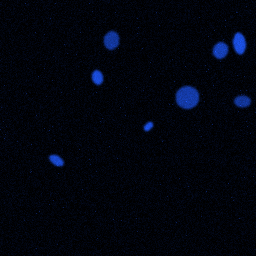
#> input picture data/nuclei_dataset/test/images/test_000.png, 256 x 256 px; its folder holds 3 pictures in this run
$ python run_task1_eda.py
#> lines starting #> are read from the running program, lines starting #| are printed output that depends on the picture
### src/imaging_pipeline/config.py
"""Project-wide paths and constants."""

from pathlib import Path

PROJECT_ROOT = Path(__file__).resolve().parents[2]

DATA_DIR = PROJECT_ROOT / "data" / "nuclei_dataset"
TRAIN_DIR = DATA_DIR / "train"
VAL_DIR = DATA_DIR / "val"
TEST_DIR = DATA_DIR / "test"
TEST_CORRUPTED_DIR = DATA_DIR / "test_corrupted"

OUTPUT_DIR = PROJECT_ROOT / "outputs"
FIGURE_DIR = OUTPUT_DIR / "figures"
METRICS_DIR = OUTPUT_DIR / "metrics"
RECORDS_DIR = OUTPUT_DIR / "records"

for d in [FIGURE_DIR, METRICS_DIR, RECORDS_DIR]:
    d.mkdir(parents=True, exist_ok=True)

# Image geometry
IMAGE_SIZE = (256, 256)

# Ollama models
VLM_MODEL = "llama3.2-vision"
TEXT_LLM_MODEL = "llama3.2"

# Modality/dataset description (fixed facts about this assignment's data,
# used to keep prompts and report text consistent)
MODALITY_NAME = "fluorescence microscopy (DAPI-style stained nuclei)"

### src/imaging_pipeline/data_prep.py
"""Task 1: data preparation and EDA.

Loads the nuclei dataset's RGB images, converts them to grayscale, resizes
to a common target size (a no-op here since the dataset is already
256x256, but implemented generically so the pipeline would still work on a
dataset with mixed original sizes), and produces summary EDA (a sample
grid and an intensity histogram).
"""

from pathlib import Path

import numpy as np
import matplotlib.pyplot as plt
from skimage import io, color, transform, exposure

from imaging_pipeline.config import IMAGE_SIZE


def list_image_paths(split_dir: Path) -> list:
    """All image file paths in a split's images/ subfolder, sorted."""
    return sorted((split_dir / "images").glob("*.png"))


def load_rgb(path: Path) -> np.ndarray:
    """Load an image as float RGB in [0, 1]."""
    img = io.imread(path)
    if img.ndim == 2:
        img = color.gray2rgb(img)
    if img.shape[-1] == 4:  # drop alpha if present
        img = img[..., :3]
    return exposure.rescale_intensity(img.astype(np.float32), in_range="image", out_range=(0, 1)) \
        if img.max() > 1.0 else img.astype(np.float32)


def to_grayscale(img_rgb: np.ndarray) -> np.ndarray:
    """Convert an RGB float image in [0, 1] to grayscale, float in [0, 1].

    Uses skimage's standard luminosity weighting (0.2125 R + 0.7154 G +
    0.0721 B), which is appropriate even for a blue-dominant fluorescence
    channel -- it just means the blue channel contributes least to the
    weighted sum while still being the channel carrying almost all the
    signal here, so the result tracks the original blue intensity closely.
    """
    return color.rgb2gray(img_rgb)


def resize_to_common_size(img: np.ndarray, size: tuple = IMAGE_SIZE) -> np.ndarray:
    """Resize (grayscale or RGB) image to `size`. No-op in practice for
    this dataset (already 256x256) but implemented generically."""
    if img.shape[:2] == size:
        return img
    return transform.resize(img, size, anti_aliasing=True, preserve_range=True).astype(img.dtype)


def preprocess_split(split_dir: Path) -> list:
    """Load every image in a split, convert to grayscale, resize.

    Returns a list of dicts: {"stem": str, "rgb": ndarray, "gray": ndarray}.
    """
    records = []
    for path in list_image_paths(split_dir):
        rgb = load_rgb(path)
#> in load_rgb, img is the input picture: shape (256, 256, 3); mean R, G, B 1.3, 4.5, 13.7
        rgb_resized = resize_to_common_size(rgb, IMAGE_SIZE)
        gray = to_grayscale(rgb_resized)
#> in to_grayscale, `return color.rgb2gray(img_rgb)`:
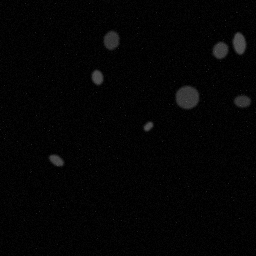
#> returned value: shape (256, 256) float32; min 0, max 0.347, mean 0.0177
#> pass 2 of the loop in preprocess_split, `for path in list_image_paths(split_dir):`:
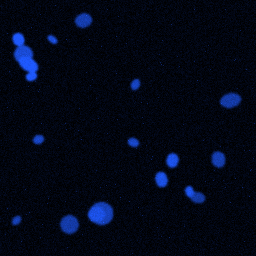
#> input picture data/nuclei_dataset/test/images/test_001.png, 256 x 256 px
#> in load_rgb, img is the input picture: shape (256, 256, 3); mean R, G, B 2.3, 7.6, 22.7
#> in to_grayscale (call 2), `return color.rgb2gray(img_rgb)`:
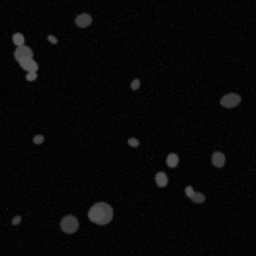
#> returned value: shape (256, 256) float32; min 0, max 0.347, mean 0.0297
#> pass 3 of the loop in preprocess_split, `for path in list_image_paths(split_dir):`:
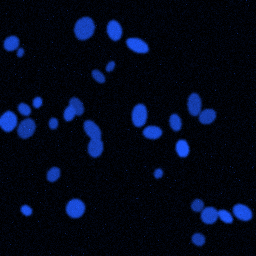
#> input picture data/nuclei_dataset/test/images/test_002.png, 256 x 256 px
#> in load_rgb, img is the input picture: shape (256, 256, 3); mean R, G, B 2.8, 8.8, 25.9
#> in to_grayscale (call 3), `return color.rgb2gray(img_rgb)`:
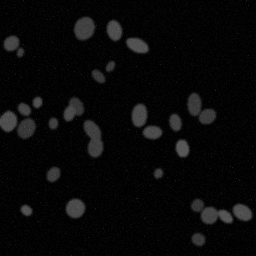
#> returned value: shape (256, 256) float32; min 0, max 0.347, mean 0.0344
        records.append({"stem": path.stem, "path": path, "rgb": rgb_resized, "gray": gray})
    return records


def plot_sample_grid(records: list, n: int = 8, save_path: Path = None, seed: int = 0):
    """Grid of n sample images (original RGB + grayscale pairs)."""
    rng = np.random.RandomState(seed)
    idx = rng.choice(len(records), size=min(n, len(records)), replace=False)
    idx.sort()

    fig, axes = plt.subplots(2, len(idx), figsize=(2.2 * len(idx), 4.6))
    for col, i in enumerate(idx):
        rec = records[i]
        axes[0, col].imshow(rec["rgb"])
        axes[0, col].set_title(rec["stem"], fontsize=8)
        axes[0, col].axis("off")
        axes[1, col].imshow(rec["gray"], cmap="gray")
        axes[1, col].axis("off")
    axes[0, 0].set_ylabel("RGB", fontsize=9)
    axes[1, 0].set_ylabel("Grayscale", fontsize=9)
    fig.suptitle("Sample images: original (top) vs grayscale (bottom)")
    fig.tight_layout()
    if save_path:
        fig.savefig(save_path, dpi=150, bbox_inches="tight")
    plt.close(fig)
    return fig


def plot_intensity_histogram(records: list, save_path: Path = None):
    """Histogram of grayscale pixel intensities, pooled across all images
    in `records`, plus per-image mean intensity distribution."""
    all_pixels = np.concatenate([rec["gray"].ravel() for rec in records])
    per_image_means = np.array([rec["gray"].mean() for rec in records])

    fig, axes = plt.subplots(1, 2, figsize=(11, 4))
    axes[0].hist(all_pixels, bins=60, color="steelblue", edgecolor="none")
    axes[0].set_title(f"Pooled pixel intensity histogram (n={len(records)} images)")
    axes[0].set_xlabel("Grayscale intensity [0, 1]")
    axes[0].set_ylabel("Pixel count")
    axes[0].set_yscale("log")

    axes[1].hist(per_image_means, bins=20, color="indianred", edgecolor="none")
    axes[1].set_title("Per-image mean intensity distribution")
    axes[1].set_xlabel("Mean grayscale intensity")
    axes[1].set_ylabel("Number of images")

    fig.tight_layout()
    if save_path:
        fig.savefig(save_path, dpi=150, bbox_inches="tight")
    plt.close(fig)
    return fig

### scripts/run_task1_eda.py
"""
scripts/run_task1_eda.py

Task 1 (part 1): data preparation and EDA.

Loads all training images, converts to grayscale, confirms resize to a
common 256x256 size, and produces:
    outputs/figures/task1_sample_grid.png
    outputs/figures/task1_intensity_histogram.png
    outputs/metrics/task1_eda_summary.txt
"""

import sys
from pathlib import Path

sys.path.insert(0, str(Path(__file__).resolve().parents[1] / "src"))

import numpy as np

from imaging_pipeline.config import TRAIN_DIR, FIGURE_DIR, METRICS_DIR, IMAGE_SIZE
from imaging_pipeline.data_prep import preprocess_split, plot_sample_grid, plot_intensity_histogram


def main():
    print(f"Loading and preprocessing training images from {TRAIN_DIR}...")
    records = preprocess_split(TRAIN_DIR)
    print(f"Loaded {len(records)} images.")

    shapes = {rec["gray"].shape for rec in records}
    print(f"Grayscale shapes after resize: {shapes} (target: {IMAGE_SIZE})")
    assert shapes == {IMAGE_SIZE}, "Not all images resized to the common target size!"

    print("\nGenerating sample grid...")
    plot_sample_grid(records, n=8, save_path=FIGURE_DIR / "task1_sample_grid.png")

    print("Generating intensity histogram...")
    plot_intensity_histogram(records, save_path=FIGURE_DIR / "task1_intensity_histogram.png")

    all_pixels = np.concatenate([rec["gray"].ravel() for rec in records])
    per_image_means = np.array([rec["gray"].mean() for rec in records])
    per_image_stds = np.array([rec["gray"].std() for rec in records])

    summary = (
        f"Task 1 EDA summary\n"
        f"===================\n"
        f"Number of training images: {len(records)}\n"
        f"Image size after resize: {IMAGE_SIZE}\n"
        f"\nPooled pixel intensity (grayscale, [0,1]):\n"
        f"  mean: {all_pixels.mean():.4f}\n"
        f"  std:  {all_pixels.std():.4f}\n"
        f"  min:  {all_pixels.min():.4f}\n"
        f"  max:  {all_pixels.max():.4f}\n"
        f"  median: {np.median(all_pixels):.4f}\n"
        f"\nPer-image mean intensity:\n"
        f"  mean of means: {per_image_means.mean():.4f}\n"
        f"  std of means:  {per_image_means.std():.4f}\n"
        f"  range: [{per_image_means.min():.4f}, {per_image_means.max():.4f}]\n"
        f"\nPer-image intensity std (contrast proxy):\n"
        f"  mean: {per_image_stds.mean():.4f}\n"
        f"  range: [{per_image_stds.min():.4f}, {per_image_stds.max():.4f}]\n"
    )
    print("\n" + summary)

    with open(METRICS_DIR / "task1_eda_summary.txt", "w") as f:
        f.write(summary)

    print(f"Saved figures to {FIGURE_DIR}")
    print(f"Saved summary to {METRICS_DIR / 'task1_eda_summary.txt'}")
    print(
        "\nNote for report: pooled intensity histogram is clearly bimodal "
        "(background spike near 0, valley ~0.15, foreground bump 0.2-0.35) "
        "-- good evidence Otsu thresholding (Task 2) is a reasonable choice "
        "for this modality."
    )


if __name__ == "__main__":
    main()
#> in main, `records = preprocess_split(TRAIN_DIR)`: records = 3 items
#| Loaded 3 images.
#> in main, `shapes = {rec["gray"].shape for rec in records}`: shapes = 1 item
#| Grayscale shapes after resize: {(256, 256)} (target: (256, 256))
#> in plot_sample_grid, `idx = rng.choice(len(records), size=min(n, len(records)), replace=False)`: idx = [2, 1, 0]
#> the loop in plot_sample_grid, `for col, i in enumerate(idx):` made 3 passes
#> in plot_intensity_histogram, `per_image_means = np.array([rec["gray"].mean() for rec in records])`: per_image_means = [0.0177, 0.0297, 0.0344]
#> in plot_intensity_histogram, `fig.savefig(save_path, dpi=150, bbox_inches="tight")`:
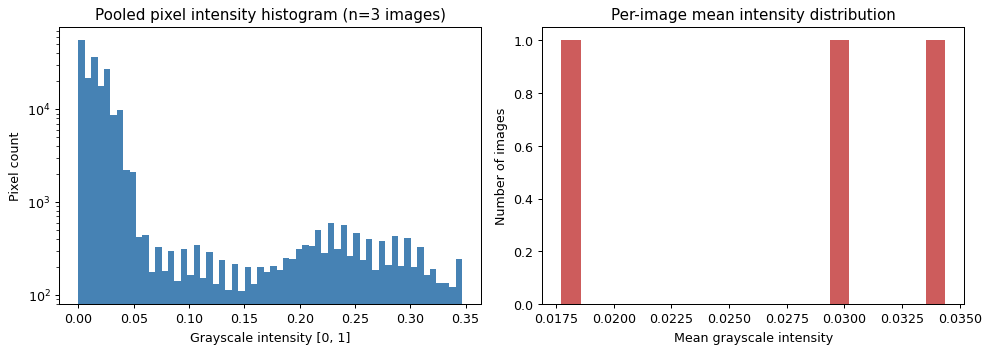
#> figure drawn by matplotlib, 2 panels; panel 1: tallest bar 55934 high, from x = 0 to 0.00578
#> in main, `per_image_stds = np.array([rec["gray"].std() for rec in records])`: per_image_stds = [0.035, 0.0499, 0.0685]
#> (printed output is left out)
